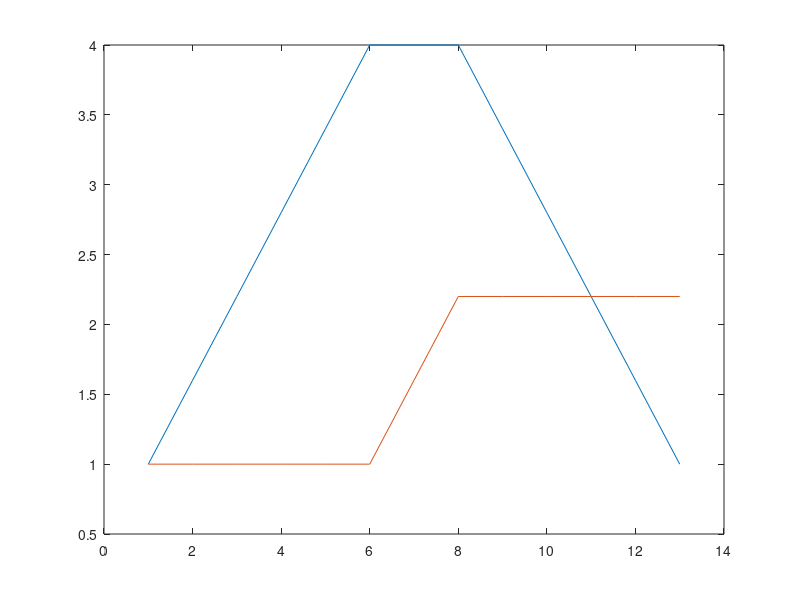

MATLAB code to generate this figure:
clc;
clear all;

x=zeros(13,2);
x(1,:)=[1,1];
for i=2:6
    x(i,1)=x(i-1,1)+0.6;
    x(i,2)=1; 
end
for i=7:8
    x(i,1)=x(i-1,1);
    x(i,2)=x(i-1,2)+0.6;
end
for i=9:13
   x(i,1)=x(i-1,1)-0.6;
   x(i,2)=x(i-1,2);
end


plot(x);
